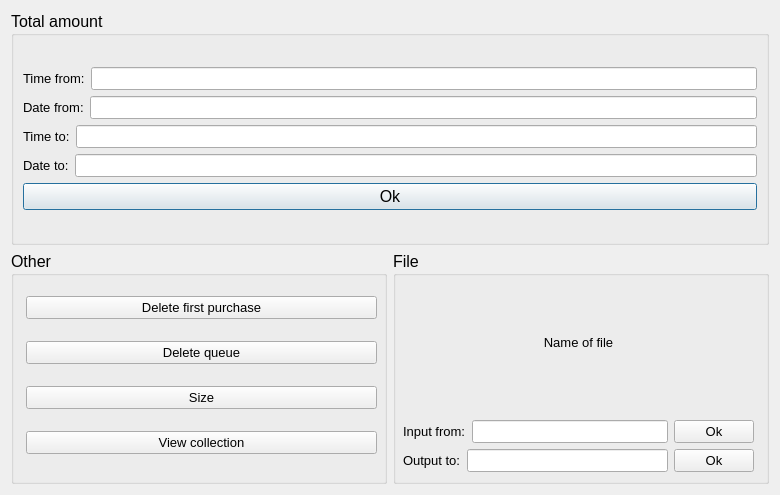
<?xml version="1.0" encoding="UTF-8"?>
<ui version="4.0">
 <class>collectionWOBC_wind</class>
 <widget class="QDialog" name="collectionWOBC_wind">
  <property name="geometry">
   <rect>
    <x>0</x>
    <y>0</y>
    <width>780</width>
    <height>495</height>
   </rect>
  </property>
  <property name="windowTitle">
   <string>Dialog</string>
  </property>
  <layout class="QVBoxLayout" name="verticalLayout_7">
   <item>
    <layout class="QHBoxLayout" name="horizontalLayout_10">
     <item>
      <widget class="QGroupBox" name="groupBox_3">
       <property name="font">
        <font>
         <pointsize>12</pointsize>
        </font>
       </property>
       <property name="title">
        <string>Total amount</string>
       </property>
       <layout class="QVBoxLayout" name="verticalLayout">
        <item>
         <layout class="QVBoxLayout" name="verticalLayout_4">
          <item>
           <layout class="QVBoxLayout" name="verticalLayout_3">
            <item>
             <layout class="QHBoxLayout" name="horizontalLayout_4">
              <item>
               <widget class="QLabel" name="label_4">
                <property name="font">
                 <font>
                  <pointsize>10</pointsize>
                 </font>
                </property>
                <property name="text">
                 <string>Time from:</string>
                </property>
               </widget>
              </item>
              <item>
               <widget class="QLineEdit" name="amount_time_from">
                <property name="font">
                 <font>
                  <pointsize>10</pointsize>
                 </font>
                </property>
               </widget>
              </item>
             </layout>
            </item>
            <item>
             <layout class="QHBoxLayout" name="horizontalLayout_8">
              <item>
               <widget class="QLabel" name="label_9">
                <property name="font">
                 <font>
                  <pointsize>10</pointsize>
                 </font>
                </property>
                <property name="text">
                 <string>Date from:</string>
                </property>
               </widget>
              </item>
              <item>
               <widget class="QLineEdit" name="amount_date_from">
                <property name="font">
                 <font>
                  <pointsize>10</pointsize>
                 </font>
                </property>
               </widget>
              </item>
             </layout>
            </item>
            <item>
             <layout class="QHBoxLayout" name="horizontalLayout_5">
              <item>
               <widget class="QLabel" name="label_5">
                <property name="font">
                 <font>
                  <pointsize>10</pointsize>
                 </font>
                </property>
                <property name="text">
                 <string>Time to:</string>
                </property>
               </widget>
              </item>
              <item>
               <widget class="QLineEdit" name="amount_time_to">
                <property name="font">
                 <font>
                  <pointsize>10</pointsize>
                 </font>
                </property>
               </widget>
              </item>
             </layout>
            </item>
           </layout>
          </item>
          <item>
           <layout class="QHBoxLayout" name="horizontalLayout_9">
            <item>
             <widget class="QLabel" name="label_10">
              <property name="font">
               <font>
                <pointsize>10</pointsize>
               </font>
              </property>
              <property name="text">
               <string>Date to:</string>
              </property>
             </widget>
            </item>
            <item>
             <widget class="QLineEdit" name="amount_date_to">
              <property name="font">
               <font>
                <pointsize>10</pointsize>
               </font>
              </property>
              <property name="text">
               <string/>
              </property>
             </widget>
            </item>
           </layout>
          </item>
          <item>
           <widget class="QPushButton" name="amount_ok">
            <property name="text">
             <string>Ok</string>
            </property>
           </widget>
          </item>
         </layout>
        </item>
       </layout>
      </widget>
     </item>
    </layout>
   </item>
   <item>
    <layout class="QHBoxLayout" name="horizontalLayout_11">
     <item>
      <widget class="QGroupBox" name="groupBox_6">
       <property name="font">
        <font>
         <pointsize>12</pointsize>
        </font>
       </property>
       <property name="title">
        <string>Other</string>
       </property>
       <widget class="QWidget" name="layoutWidget_3">
        <property name="geometry">
         <rect>
          <x>15</x>
          <y>29</y>
          <width>351</width>
          <height>191</height>
         </rect>
        </property>
        <layout class="QVBoxLayout" name="verticalLayout_9">
         <item>
          <widget class="QPushButton" name="delete_first">
           <property name="font">
            <font>
             <pointsize>10</pointsize>
            </font>
           </property>
           <property name="text">
            <string>Delete first purchase</string>
           </property>
          </widget>
         </item>
         <item>
          <widget class="QPushButton" name="delete_queue">
           <property name="font">
            <font>
             <pointsize>10</pointsize>
            </font>
           </property>
           <property name="text">
            <string>Delete queue</string>
           </property>
          </widget>
         </item>
         <item>
          <widget class="QPushButton" name="size">
           <property name="font">
            <font>
             <pointsize>10</pointsize>
            </font>
           </property>
           <property name="text">
            <string>Size</string>
           </property>
          </widget>
         </item>
         <item>
          <widget class="QPushButton" name="view_collection">
           <property name="font">
            <font>
             <pointsize>10</pointsize>
            </font>
           </property>
           <property name="text">
            <string>View collection</string>
           </property>
          </widget>
         </item>
        </layout>
       </widget>
      </widget>
     </item>
     <item>
      <widget class="QGroupBox" name="groupBox_4">
       <property name="font">
        <font>
         <pointsize>12</pointsize>
        </font>
       </property>
       <property name="title">
        <string>File</string>
       </property>
       <widget class="QWidget" name="layoutWidget_2">
        <property name="geometry">
         <rect>
          <x>10</x>
          <y>20</y>
          <width>351</width>
          <height>201</height>
         </rect>
        </property>
        <layout class="QVBoxLayout" name="verticalLayout_5">
         <item>
          <widget class="QLabel" name="label_7">
           <property name="font">
            <font>
             <pointsize>10</pointsize>
            </font>
           </property>
           <property name="text">
            <string>Name of file</string>
           </property>
           <property name="alignment">
            <set>Qt::AlignCenter</set>
           </property>
          </widget>
         </item>
         <item>
          <layout class="QHBoxLayout" name="horizontalLayout_6">
           <item>
            <widget class="QLabel" name="label_6">
             <property name="font">
              <font>
               <pointsize>10</pointsize>
              </font>
             </property>
             <property name="text">
              <string>Input from:</string>
             </property>
            </widget>
           </item>
           <item>
            <widget class="QLineEdit" name="file_input_name">
             <property name="font">
              <font>
               <pointsize>10</pointsize>
              </font>
             </property>
            </widget>
           </item>
           <item>
            <widget class="QPushButton" name="file_input_ok">
             <property name="font">
              <font>
               <pointsize>10</pointsize>
              </font>
             </property>
             <property name="text">
              <string>Ok</string>
             </property>
            </widget>
           </item>
          </layout>
         </item>
         <item>
          <layout class="QHBoxLayout" name="horizontalLayout_7">
           <item>
            <widget class="QLabel" name="label_8">
             <property name="font">
              <font>
               <pointsize>10</pointsize>
              </font>
             </property>
             <property name="text">
              <string>Output to:</string>
             </property>
            </widget>
           </item>
           <item>
            <widget class="QLineEdit" name="file_output_name">
             <property name="font">
              <font>
               <pointsize>10</pointsize>
              </font>
             </property>
            </widget>
           </item>
           <item>
            <widget class="QPushButton" name="file_output_ok">
             <property name="font">
              <font>
               <pointsize>10</pointsize>
              </font>
             </property>
             <property name="text">
              <string>Ok</string>
             </property>
            </widget>
           </item>
          </layout>
         </item>
        </layout>
       </widget>
      </widget>
     </item>
    </layout>
   </item>
  </layout>
 </widget>
 <resources/>
 <connections/>
</ui>
